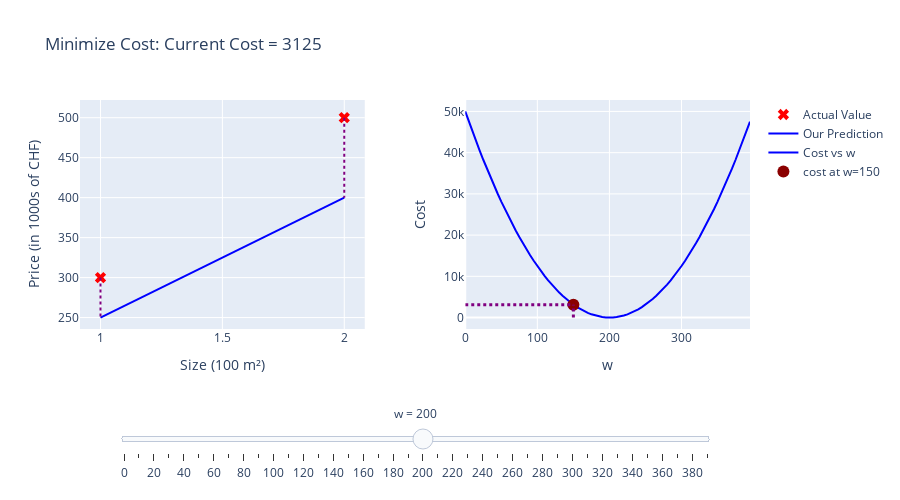

Here is the notebook cell this chart was saved with:
### Markdown cell above
<img align="left" src="./images/C1_W1_Lab02_GoalOfRegression.PNG"    style=" width:380px; padding: 10px;  " /> Your goal is to find a model $f_{w,b}(x) = wx + b$, with parameters $w,b$,  which will accurately predict house values given an input $x$. The cost is a measure of how accurate the model is on the training data.

The cost equation (1) above shows that if $w$ and $b$ can be selected such that the predictions $f_{w,b}(x)$ match the target data $y$, the $(f_{w,b}(x^{(i)}) - y^{(i)})^2 $ term will be zero and the cost minimized. In this simple two point example, you can achieve this!

In the previous lab, you determined that $b=100$ provided an optimal solution so let's set $b$ to 100 and focus on $w$.

<br/>
Below, use the slider control to select the value of $w$ that minimizes cost. It can take a few seconds for the plot to update.

### Code cell
#plt_intuition(x_train,y_train)
plotly_plt_intuition(x_train,y_train)

### Figure 1 — Plotly figure (JSON) as saved in the notebook; plotly's stock layout.template omitted (floating-point values rounded to 4 significant figures)
{"data": [{"marker": {"color": "red", "size": 10, "symbol": "x"}, "mode": "markers", "name": "Actual Value", "type": "scatter", "x": [1.0, 2.0], "xaxis": "x", "y": [300.0, 500.0], "yaxis": "y"}, {"line": {"color": "blue", "width": 2}, "mode": "lines", "name": "Our Prediction", "type": "scatter", "x": [1.0, 2.0], "xaxis": "x", "y": [250.0, 400.0], "yaxis": "y"}, {"line": {"color": "purple", "dash": "dot", "width": 2}, "mode": "lines", "name": "Cost Lines", "showlegend": false, "type": "scatter", "x": [1, 1, null, 2, 2, null], "xaxis": "x", "y": [300, 250, null, 500, 400, null], "yaxis": "y"}, {"line": {"color": "blue", "width": 2}, "mode": "lines", "name": "Cost vs w", "type": "scatter", "x": [0, 5, 10, 15, 20, 25, 30, 35, 40, 45, 50, 55, 60, 65, 70, 75, 80, 85, 90, 95, 100, 105, 110, 115, 120, 125, 130, 135, 140, 145, 150, 155, 160, 165, 170, 175, 180, 185, 190, 195, 200, 205, 210, 215, 220, 225, 230, 235, 240, 245, 250, 255, 260, 265, 270, 275, 280, 285, 290, 295, 300, 305, 310, 315, 320, 325, 330, 335, 340, 345, 350, 355, 360, 365, 370, 375, 380, 385, 390, 395], "xaxis": "x2", "y": [50000, 47531, 45125, 42781, 40500, 38281, 36125, 34031, 32000, 30031, 28125, 26281, 24500, 22781, 21125, 19531, 18000, 16531, 15125, 13781, 12500, 11281, 10125, 9031, 8000, 7031, 6125, 5281, 4500, 3781, 3125, 2531, 2000, 1531, 1125, 781, 500, 281, 125, 31, 0, 31, 125, 281, 500, 781, 1125, 1531, 2000, 2531, 3125, 3781, 4500, 5281, 6125, 7031, 8000, 9031, 10125, 11281, 12500, 13781, 15125, 16531, 18000, 19531, 21125, 22781, 24500, 26281, 28125, 30031, 32000, 34031, 36125, 38281, 40500, 42781, 45125, 47531], "yaxis": "y2"}, {"marker": {"color": "darkred", "size": 12}, "mode": "markers", "name": "cost at w=150", "type": "scatter", "x": [150], "xaxis": "x2", "y": [3125], "yaxis": "y2"}, {"line": {"color": "purple", "dash": "dot", "width": 3}, "mode": "lines", "showlegend": false, "type": "scatter", "x": [150, 150], "xaxis": "x2", "y": [0, 3125], "yaxis": "y2"}, {"line": {"color": "purple", "dash": "dot", "width": 3}, "mode": "lines", "showlegend": false, "type": "scatter", "x": [0, 150], "xaxis": "x2", "y": [3125, 3125], "yaxis": "y2"}], "layout": {"annotations": [{"font": {"color": "purple", "size": 10}, "showarrow": false, "text": "1250", "x": 1, "xanchor": "center", "xref": "paper", "xshift": 10, "y": 275, "yanchor": "bottom", "yref": "paper"}, {"font": {"color": "purple", "size": 10}, "showarrow": false, "text": "5000", "x": 2, "xanchor": "center", "xref": "paper", "xshift": 10, "y": 450, "yanchor": "bottom", "yref": "paper"}], "height": 500, "showlegend": true, "sliders": [{"active": 20, "currentvalue": {"prefix": "w = ", "visible": true, "xanchor": "center"}, "len": 0.9, "pad": {"b": 10, "t": 50}, "steps": [{"args": [["0"], {"frame": {"duration": 0, "redraw": true}, "mode": "immediate"}], "label": "0", "method": "animate"}, {"args": [["10"], {"frame": {"duration": 0, "redraw": true}, "mode": "immediate"}], "label": "10", "method": "animate"}, {"args": [["20"], {"frame": {"duration": 0, "redraw": true}, "mode": "immediate"}], "label": "20", "method": "animate"}, {"args": [["30"], {"frame": {"duration": 0, "redraw": true}, "mode": "immediate"}], "label": "30", "method": "animate"}, {"args": [["40"], {"frame": {"duration": 0, "redraw": true}, "mode": "immediate"}], "label": "40", "method": "animate"}, {"args": [["50"], {"frame": {"duration": 0, "redraw": true}, "mode": "immediate"}], "label": "50", "method": "animate"}, {"args": [["60"], {"frame": {"duration": 0, "redraw": true}, "mode": "immediate"}], "label": "60", "method": "animate"}, {"args": [["70"], {"frame": {"duration": 0, "redraw": true}, "mode": "immediate"}], "label": "70", "method": "animate"}, {"args": [["80"], {"frame": {"duration": 0, "redraw": true}, "mode": "immediate"}], "label": "80", "method": "animate"}, {"args": [["90"], {"frame": {"duration": 0, "redraw": true}, "mode": "immediate"}], "label": "90", "method": "animate"}, {"args": [["100"], {"frame": {"duration": 0, "redraw": true}, "mode": "immediate"}], "label": "100", "method": "animate"}, {"args": [["110"], {"frame": {"duration": 0, "redraw": true}, "mode": "immediate"}], "label": "110", "method": "animate"}, {"args": [["120"], {"frame": {"duration": 0, "redraw": true}, "mode": "immediate"}], "label": "120", "method": "animate"}, {"args": [["130"], {"frame": {"duration": 0, "redraw": true}, "mode": "immediate"}], "label": "130", "method": "animate"}, {"args": [["140"], {"frame": {"duration": 0, "redraw": true}, "mode": "immediate"}], "label": "140", "method": "animate"}, {"args": [["150"], {"frame": {"duration": 0, "redraw": true}, "mode": "immediate"}], "label": "150", "method": "animate"}, {"args": [["160"], {"frame": {"duration": 0, "redraw": true}, "mode": "immediate"}], "label": "160", "method": "animate"}, {"args": [["170"], {"frame": {"duration": 0, "redraw": true}, "mode": "immediate"}], "label": "170", "method": "animate"}, {"args": [["180"], {"frame": {"duration": 0, "redraw": true}, "mode": "immediate"}], "label": "180", "method": "animate"}, {"args": [["190"], {"frame": {"duration": 0, "redraw": true}, "mode": "immediate"}], "label": "190", "method": "animate"}, {"args": [["200"], {"frame": {"duration": 0, "redraw": true}, "mode": "immediate"}], "label": "200", "method": "animate"}, {"args": [["210"], {"frame": {"duration": 0, "redraw": true}, "mode": "immediate"}], "label": "210", "method": "animate"}, {"args": [["220"], {"frame": {"duration": 0, "redraw": true}, "mode": "immediate"}], "label": "220", "method": "animate"}, {"args": [["230"], {"frame": {"duration": 0, "redraw": true}, "mode": "immediate"}], "label": "230", "method": "animate"}, {"args": [["240"], {"frame": {"duration": 0, "redraw": true}, "mode": "immediate"}], "label": "240", "method": "animate"}, {"args": [["250"], {"frame": {"duration": 0, "redraw": true}, "mode": "immediate"}], "label": "250", "method": "animate"}, {"args": [["260"], {"frame": {"duration": 0, "redraw": true}, "mode": "immediate"}], "label": "260", "method": "animate"}, {"args": [["270"], {"frame": {"duration": 0, "redraw": true}, "mode": "immediate"}], "label": "270", "method": "animate"}, {"args": [["280"], {"frame": {"duration": 0, "redraw": true}, "mode": "immediate"}], "label": "280", "method": "animate"}, {"args": [["290"], {"frame": {"duration": 0, "redraw": true}, "mode": "immediate"}], "label": "290", "method": "animate"}, {"args": [["300"], {"frame": {"duration": 0, "redraw": true}, "mode": "immediate"}], "label": "300", "method": "animate"}, {"args": [["310"], {"frame": {"duration": 0, "redraw": true}, "mode": "immediate"}], "label": "310", "method": "animate"}, {"args": [["320"], {"frame": {"duration": 0, "redraw": true}, "mode": "immediate"}], "label": "320", "method": "animate"}, {"args": [["330"], {"frame": {"duration": 0, "redraw": true}, "mode": "immediate"}], "label": "330", "method": "animate"}, {"args": [["340"], {"frame": {"duration": 0, "redraw": true}, "mode": "immediate"}], "label": "340", "method": "animate"}, {"args": [["350"], {"frame": {"duration": 0, "redraw": true}, "mode": "immediate"}], "label": "350", "method": "animate"}, {"args": [["360"], {"frame": {"duration": 0, "redraw": true}, "mode": "immediate"}], "label": "360", "method": "animate"}, {"args": [["370"], {"frame": {"duration": 0, "redraw": true}, "mode": "immediate"}], "label": "370", "method": "animate"}, {"args": [["380"], {"frame": {"duration": 0, "redraw": true}, "mode": "immediate"}], "label": "380", "method": "animate"}, {"args": [["390"], {"frame": {"duration": 0, "redraw": true}, "mode": "immediate"}], "label": "390", "method": "animate"}], "x": 0.05, "xanchor": "left", "y": -0.1, "yanchor": "top"}], "title": {"text": "Minimize Cost: Current Cost = 3125"}, "xaxis": {"anchor": "y", "domain": [0, 0.425], "title": {"text": "Size (100 m²)"}}, "xaxis2": {"anchor": "y2", "domain": [0.575, 1], "title": {"text": "w"}}, "yaxis": {"anchor": "x", "domain": [0, 1], "title": {"text": "Price (in 1000s of CHF)"}}, "yaxis2": {"anchor": "x2", "domain": [0, 1], "title": {"text": "Cost"}}}}
